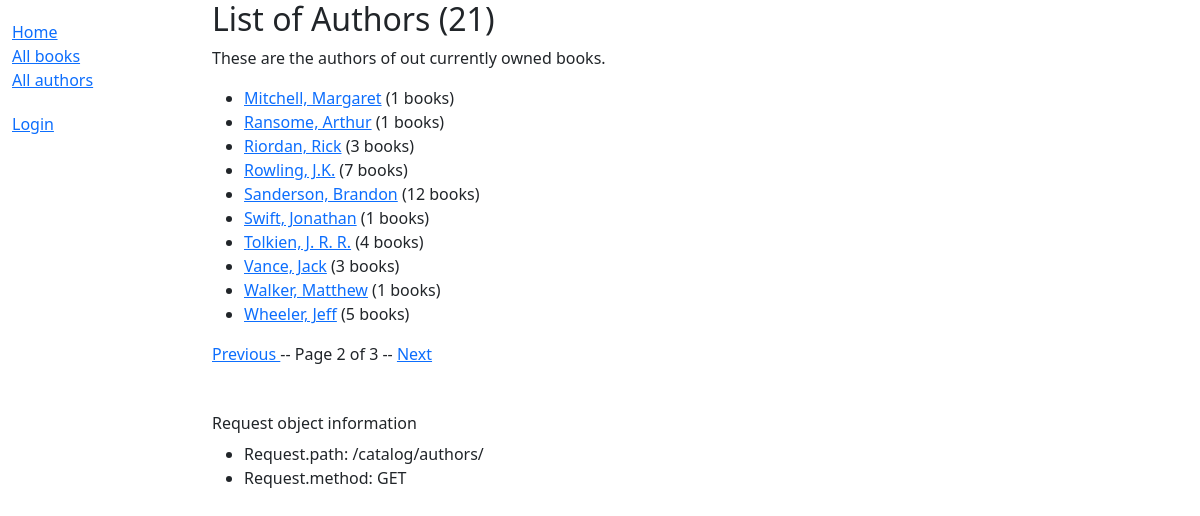
The page /catalog/authors/?page=2 on the database its author committed.
### catalog/models.py (models this page shows)
class Author(models.Model):
    first_name = models.CharField(max_length=100)
    last_name = models.CharField(max_length=100)
    date_of_birth = models.DateField(null=True, blank=True)
    date_of_death = models.DateField('died', null=True, blank=True)
    class Meta:
        ordering = ['last_name', 'first_name']
    def get_absolute_url(self):
        return reverse('catalog:author-detail', args=[str(self.id)])
    def __str__(self) -> str:
        return f'{self.last_name}, {self.first_name}'

### catalog/views.py (the view)
# urls.py: path('authors/', views.AuthorListView.as_view(), name='authors'),
class AuthorListView(generic.ListView):
    model = Author
    paginate_by = 10
    def get_context_data(self, **kwargs: Any) -> dict[str, Any]:
        context = super().get_context_data(**kwargs)
        context['author_count'] = Author.objects.count()
        return context

### catalog/templates/catalog/author_list.html (shortened to what this page needs)
{% extends 'base_generic.html' %}
{% block content %}
    <h2>List of Authors ({{ author_count }})</h2>
    <p>These are the authors of out currently owned books.</p>
    <ul>
        {% for author in object_list %}
            <li>
                <a href="{{ author.get_absolute_url }}">{{ author }}</a>
                ({{ author.book_set.count }} books)
            </li>
        {% empty %}
            <p>There are no authors added yet.</p>
        {% endfor %}
    </ul>
{% endblock %}

### rows shown on the page
Author: last_name+first_name "Mitchell, Margaret", book_set.count "1"
Author: last_name+first_name "Ransome, Arthur", book_set.count "1"
Author: last_name+first_name "Riordan, Rick", book_set.count "3"
Author: last_name+first_name "Rowling, J.K.", book_set.count "7"
Author: last_name+first_name "Sanderson, Brandon", book_set.count "12"
Author: last_name+first_name "Swift, Jonathan", book_set.count "1"
Author: last_name+first_name "Tolkien, J. R. R.", book_set.count "4"
Author: last_name+first_name "Vance, Jack", book_set.count "3"
Author: last_name+first_name "Walker, Matthew", book_set.count "1"
Author: last_name+first_name "Wheeler, Jeff", book_set.count "5"

### other values the page prints
{{ page_obj.number }} "2"
{{ page_obj.paginator.num_pages }} "3"
{{ request.path }} "/catalog/authors/"
{{ request.method }} "GET"
